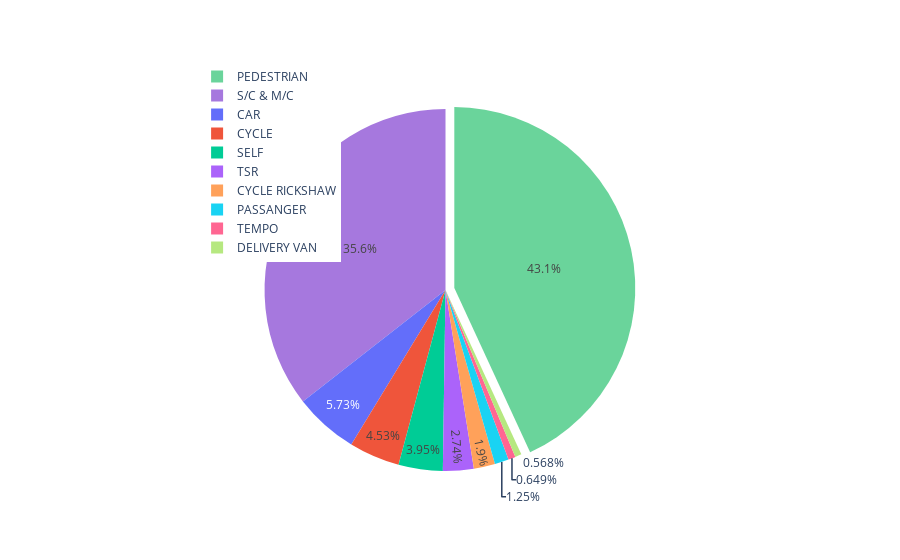

Source (notebook cell):
### Code cell
col = "VICTIM"
grouped = df[col].value_counts().sort_values(ascending=False).head(10).reset_index()
grouped = grouped.rename(columns = {col : "count", "index" : col})

## plot
plt.figure(figsize=(10,10))

trace = go.Pie(labels=grouped[col], values=grouped['count'], pull=[0.05, 0], marker=dict(colors=["#6ad49b", "#a678de"]))
layout = go.Layout(title="", height=600, legend=dict(x=0.1, y=1.1))
fig = go.Figure(data = [trace], layout = layout)
iplot(fig)

### Figure 1 — Plotly figure (JSON) as saved in the notebook; plotly's stock layout.template omitted (floating-point values rounded to 4 significant figures)
{"data": [{"labels": ["PEDESTRIAN", "S/C & M/C", "CAR", "CYCLE", "SELF", "TSR", "CYCLE RICKSHAW", "PASSANGER", "TEMPO", "DELIVERY VAN"], "marker": {"colors": ["#6ad49b", "#a678de"]}, "pull": [0.05, 0], "type": "pie", "values": [31872, 26280, 4238, 3349, 2918, 2026, 1404, 927, 480, 420]}], "layout": {"legend": {"x": 0.1, "y": 1.1}, "title": {"text": ""}, "autosize": true}}
